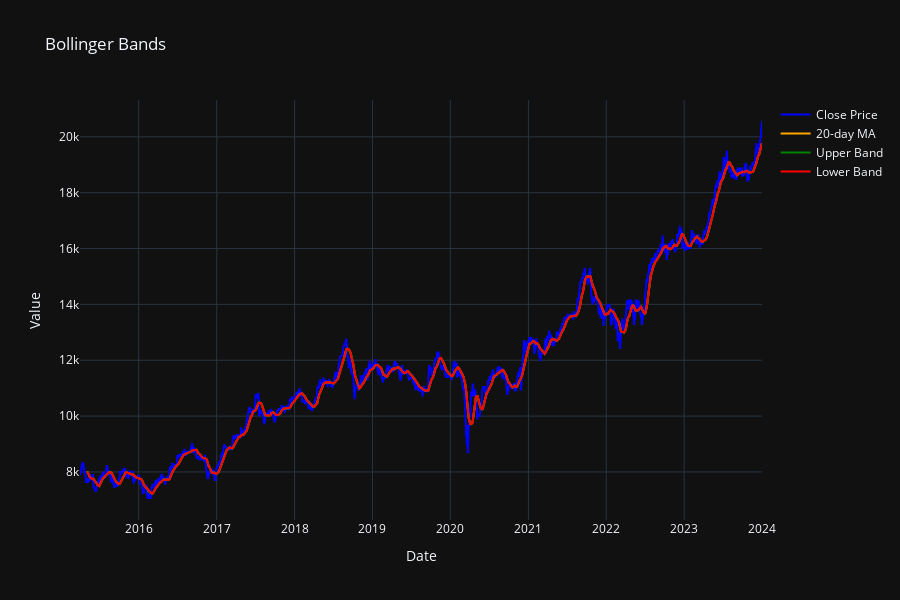

The notebook cell saved with this chart:
### Markdown cell above
## Bollinger Bands

### Code cell
## Bollinger bands
df['MA20'] = df['Close'].rolling(window=20).mean()
df['Upper Band'] = df['MA20'] + (df['Volatility'] * 2)
df['Lower Band'] = df['MA20'] - (df['Volatility'] * 2)

## plot bollinger
fig_bollinger = go.Figure()
fig_bollinger.add_trace(go.Scatter(x=df.index,y=df['Close'],mode='lines',name='Close Price', line=dict(color='blue')))
fig_bollinger.add_trace(go.Scatter(x=df.index,y=df['MA20'],mode='lines',name='20-day MA', line=dict(color='orange')))
fig_bollinger.add_trace(go.Scatter(x=df.index,y=df['Upper Band'],mode='lines',name='Upper Band', line=dict(color='green')))
fig_bollinger.add_trace(go.Scatter(x=df.index,y=df['Lower Band'],mode='lines',name='Lower Band', line=dict(color='red')))

fig_bollinger.update_layout(title='Bollinger Bands',
                            xaxis_title='Date',
                            yaxis_title='Value',
                            showlegend=True,
                            template='plotly_dark',
                            height=600)
fig_bollinger.show()

### Figure 1 — Plotly figure (JSON) as saved in the notebook; plotly's stock layout.template omitted (floating-point values rounded to 4 significant figures; data arrays with more than 128 entries replaced by an {"elided": "..."} marker saying what was removed)
{"data": [{"line": {"color": "blue"}, "mode": "lines", "name": "Close Price", "type": "scatter", "x": {"elided": "2167 str values"}, "y": {"elided": "2167 float values"}}, {"line": {"color": "orange"}, "mode": "lines", "name": "20-day MA", "type": "scatter", "x": {"elided": "2167 str values"}, "y": {"elided": "2167 float values"}}, {"line": {"color": "green"}, "mode": "lines", "name": "Upper Band", "type": "scatter", "x": {"elided": "2167 str values"}, "y": {"elided": "2167 float values"}}, {"line": {"color": "red"}, "mode": "lines", "name": "Lower Band", "type": "scatter", "x": {"elided": "2167 str values"}, "y": {"elided": "2167 float values"}}], "layout": {"height": 600, "showlegend": true, "title": {"text": "Bollinger Bands"}, "xaxis": {"title": {"text": "Date"}}, "yaxis": {"title": {"text": "Value"}}}}
